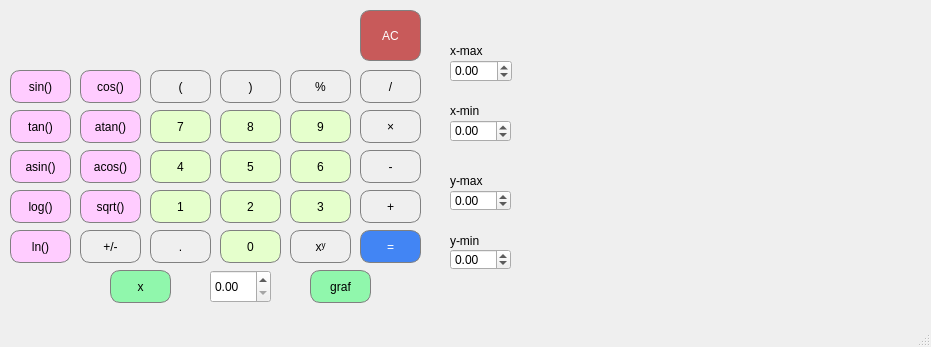
<?xml version="1.0" encoding="UTF-8"?>
<ui version="4.0">
 <class>MainWindow</class>
 <widget class="QMainWindow" name="MainWindow">
  <property name="enabled">
   <bool>true</bool>
  </property>
  <property name="geometry">
   <rect>
    <x>0</x>
    <y>0</y>
    <width>931</width>
    <height>347</height>
   </rect>
  </property>
  <property name="windowTitle">
   <string>MainWindow</string>
  </property>
  <widget class="QWidget" name="centralwidget">
   <widget class="QPushButton" name="pushButton_plus">
    <property name="geometry">
     <rect>
      <x>360</x>
      <y>190</y>
      <width>61</width>
      <height>33</height>
     </rect>
    </property>
    <property name="styleSheet">
     <string notr="true">QPushButton {
   border: 1px solid gray;
	border-radius: 10px;
}
QPushButton:pressed {
    background-color: qlineargradient(x1: 0, y1: 0, x2: 0, y2: 1,
                                      stop: 0 #dadbde, stop: 1 #f6f7fa);
}</string>
    </property>
    <property name="text">
     <string>+</string>
    </property>
   </widget>
   <widget class="QPushButton" name="bracket_close">
    <property name="geometry">
     <rect>
      <x>220</x>
      <y>70</y>
      <width>61</width>
      <height>33</height>
     </rect>
    </property>
    <property name="styleSheet">
     <string notr="true">QPushButton {
   border: 1px solid gray;
	border-radius: 10px;
}
QPushButton:pressed {
    background-color: qlineargradient(x1: 0, y1: 0, x2: 0, y2: 1,
                                      stop: 0 #dadbde, stop: 1 #f6f7fa);
}</string>
    </property>
    <property name="text">
     <string>)</string>
    </property>
   </widget>
   <widget class="QPushButton" name="pushButton_draw">
    <property name="geometry">
     <rect>
      <x>310</x>
      <y>270</y>
      <width>61</width>
      <height>33</height>
     </rect>
    </property>
    <property name="styleSheet">
     <string notr="true">QPushButton {
  color: black;
   border: 1px solid gray;
	border-radius: 10px;
   background-color: #90F7AC;
}
QPushButton:pressed {
    background-color: qlineargradient(x1: 0, y1: 0, x2: 0, y2: 1,
                                      stop: 0 #dadbde, stop: 1 #f6f7fa);
}</string>
    </property>
    <property name="text">
     <string>graf</string>
    </property>
   </widget>
   <widget class="QPushButton" name="pushButton_acos">
    <property name="geometry">
     <rect>
      <x>80</x>
      <y>150</y>
      <width>61</width>
      <height>33</height>
     </rect>
    </property>
    <property name="styleSheet">
     <string notr="true">QPushButton {
  color: black;
   border: 1px solid gray;
	border-radius: 10px;
   background-color: rgb(255, 204, 255);
}
QPushButton:pressed {
    background-color: qlineargradient(x1: 0, y1: 0, x2: 0, y2: 1,
                                      stop: 0 #dadbde, stop: 1 #f6f7fa);
}</string>
    </property>
    <property name="text">
     <string>acos()</string>
    </property>
   </widget>
   <widget class="QPushButton" name="pushButton_mod">
    <property name="geometry">
     <rect>
      <x>290</x>
      <y>70</y>
      <width>61</width>
      <height>33</height>
     </rect>
    </property>
    <property name="styleSheet">
     <string notr="true">QPushButton {
   border: 1px solid gray;
	border-radius: 10px;
}
QPushButton:pressed {
    background-color: qlineargradient(x1: 0, y1: 0, x2: 0, y2: 1,
                                      stop: 0 #dadbde, stop: 1 #f6f7fa);
}</string>
    </property>
    <property name="text">
     <string>%</string>
    </property>
   </widget>
   <widget class="QPushButton" name="pushButton_4">
    <property name="geometry">
     <rect>
      <x>150</x>
      <y>150</y>
      <width>61</width>
      <height>33</height>
     </rect>
    </property>
    <property name="styleSheet">
     <string notr="true">QPushButton {
  color: black;
   border: 1px solid gray;
   border-radius: 10px;
   background-color: rgb(229, 255, 204);
}
QPushButton:pressed {
    background-color: qlineargradient(x1: 0, y1: 0, x2: 0, y2: 1,
                                      stop: 0 #dadbde, stop: 1 #f6f7fa);
}</string>
    </property>
    <property name="text">
     <string>4</string>
    </property>
   </widget>
   <widget class="QPushButton" name="pushButton_sin">
    <property name="geometry">
     <rect>
      <x>10</x>
      <y>70</y>
      <width>61</width>
      <height>33</height>
     </rect>
    </property>
    <property name="styleSheet">
     <string notr="true">QPushButton {
  color: black;
   border: 1px solid gray;
	border-radius: 10px;
   background-color: rgb(255, 204, 255);
}
QPushButton:pressed {
    background-color: qlineargradient(x1: 0, y1: 0, x2: 0, y2: 1,
                                      stop: 0 #dadbde, stop: 1 #f6f7fa);
}</string>
    </property>
    <property name="text">
     <string>sin()</string>
    </property>
   </widget>
   <widget class="QPushButton" name="pushButton_5">
    <property name="geometry">
     <rect>
      <x>220</x>
      <y>150</y>
      <width>61</width>
      <height>33</height>
     </rect>
    </property>
    <property name="styleSheet">
     <string notr="true">QPushButton {
  color: black;
   border: 1px solid gray;
   border-radius: 10px;
   background-color: rgb(229, 255, 204);
}
QPushButton:pressed {
    background-color: qlineargradient(x1: 0, y1: 0, x2: 0, y2: 1,
                                      stop: 0 #dadbde, stop: 1 #f6f7fa);
}</string>
    </property>
    <property name="text">
     <string>5</string>
    </property>
   </widget>
   <widget class="QPushButton" name="pushButton_cos">
    <property name="geometry">
     <rect>
      <x>80</x>
      <y>70</y>
      <width>61</width>
      <height>33</height>
     </rect>
    </property>
    <property name="styleSheet">
     <string notr="true">QPushButton {
  color: black;
   border: 1px solid gray;
	border-radius: 10px;
   background-color: rgb(255, 204, 255);
}
QPushButton:pressed {
    background-color: qlineargradient(x1: 0, y1: 0, x2: 0, y2: 1,
                                      stop: 0 #dadbde, stop: 1 #f6f7fa);
}</string>
    </property>
    <property name="text">
     <string>cos()</string>
    </property>
   </widget>
   <widget class="QPushButton" name="pushButton_asin">
    <property name="geometry">
     <rect>
      <x>10</x>
      <y>150</y>
      <width>61</width>
      <height>33</height>
     </rect>
    </property>
    <property name="styleSheet">
     <string notr="true">QPushButton {
  color: black;
   border: 1px solid gray;
	border-radius: 10px;
   background-color: rgb(255, 204, 255);
}
QPushButton:pressed {
    background-color: qlineargradient(x1: 0, y1: 0, x2: 0, y2: 1,
                                      stop: 0 #dadbde, stop: 1 #f6f7fa);
}</string>
    </property>
    <property name="text">
     <string>asin()</string>
    </property>
   </widget>
   <widget class="QPushButton" name="pushButton_2">
    <property name="geometry">
     <rect>
      <x>220</x>
      <y>190</y>
      <width>61</width>
      <height>33</height>
     </rect>
    </property>
    <property name="styleSheet">
     <string notr="true">QPushButton {
  color: black;
   border: 1px solid gray;
   border-radius: 10px;
   background-color: rgb(229, 255, 204);
}
QPushButton:pressed {
    background-color: qlineargradient(x1: 0, y1: 0, x2: 0, y2: 1,
                                      stop: 0 #dadbde, stop: 1 #f6f7fa);
}</string>
    </property>
    <property name="text">
     <string>2</string>
    </property>
   </widget>
   <widget class="QPushButton" name="pushButton_log">
    <property name="geometry">
     <rect>
      <x>10</x>
      <y>190</y>
      <width>61</width>
      <height>33</height>
     </rect>
    </property>
    <property name="styleSheet">
     <string notr="true">QPushButton {
  color: black;
   border: 1px solid gray;
	border-radius: 10px;
   background-color: rgb(255, 204, 255);
}
QPushButton:pressed {
    background-color: qlineargradient(x1: 0, y1: 0, x2: 0, y2: 1,
                                      stop: 0 #dadbde, stop: 1 #f6f7fa);
}</string>
    </property>
    <property name="text">
     <string>log()</string>
    </property>
   </widget>
   <widget class="QPushButton" name="pushButton_0">
    <property name="geometry">
     <rect>
      <x>220</x>
      <y>230</y>
      <width>61</width>
      <height>33</height>
     </rect>
    </property>
    <property name="styleSheet">
     <string notr="true">QPushButton {
  color: black;
   border: 1px solid gray;
   border-radius: 10px;
   background-color: rgb(229, 255, 204);
}
QPushButton:pressed {
    background-color: qlineargradient(x1: 0, y1: 0, x2: 0, y2: 1,
                                      stop: 0 #dadbde, stop: 1 #f6f7fa);
}</string>
    </property>
    <property name="text">
     <string>0</string>
    </property>
   </widget>
   <widget class="QPushButton" name="pushButton_1">
    <property name="geometry">
     <rect>
      <x>150</x>
      <y>190</y>
      <width>61</width>
      <height>33</height>
     </rect>
    </property>
    <property name="styleSheet">
     <string notr="true">QPushButton {
  color: black;
   border: 1px solid gray;
   border-radius: 10px;
   background-color: rgb(229, 255, 204);
}
QPushButton:pressed {
    background-color: qlineargradient(x1: 0, y1: 0, x2: 0, y2: 1,
                                      stop: 0 #dadbde, stop: 1 #f6f7fa);
}</string>
    </property>
    <property name="text">
     <string>1</string>
    </property>
   </widget>
   <widget class="QPushButton" name="pushButton_ln">
    <property name="geometry">
     <rect>
      <x>10</x>
      <y>230</y>
      <width>61</width>
      <height>33</height>
     </rect>
    </property>
    <property name="styleSheet">
     <string notr="true">QPushButton {
  color: black;
   border: 1px solid gray;
	border-radius: 10px;
   background-color: rgb(255, 204, 255);
}
QPushButton:pressed {
    background-color: qlineargradient(x1: 0, y1: 0, x2: 0, y2: 1,
                                      stop: 0 #dadbde, stop: 1 #f6f7fa);
}</string>
    </property>
    <property name="text">
     <string>ln()</string>
    </property>
   </widget>
   <widget class="QPushButton" name="pushButton_9">
    <property name="geometry">
     <rect>
      <x>290</x>
      <y>110</y>
      <width>61</width>
      <height>33</height>
     </rect>
    </property>
    <property name="styleSheet">
     <string notr="true">QPushButton {
  color: black;
   border: 1px solid gray;
   border-radius: 10px;
   background-color: rgb(229, 255, 204);
}
QPushButton:pressed {
    background-color: qlineargradient(x1: 0, y1: 0, x2: 0, y2: 1,
                                      stop: 0 #dadbde, stop: 1 #f6f7fa);
}</string>
    </property>
    <property name="text">
     <string>9</string>
    </property>
   </widget>
   <widget class="QPushButton" name="pushButton_8">
    <property name="geometry">
     <rect>
      <x>220</x>
      <y>110</y>
      <width>61</width>
      <height>33</height>
     </rect>
    </property>
    <property name="styleSheet">
     <string notr="true">QPushButton {
  color: black;
   border: 1px solid gray;
   border-radius: 10px;
   background-color: rgb(229, 255, 204);
}
QPushButton:pressed {
    background-color: qlineargradient(x1: 0, y1: 0, x2: 0, y2: 1,
                                      stop: 0 #dadbde, stop: 1 #f6f7fa);
}</string>
    </property>
    <property name="text">
     <string>8</string>
    </property>
   </widget>
   <widget class="QPushButton" name="pushButton_minus">
    <property name="geometry">
     <rect>
      <x>360</x>
      <y>150</y>
      <width>61</width>
      <height>33</height>
     </rect>
    </property>
    <property name="styleSheet">
     <string notr="true">QPushButton {
   border: 1px solid gray;
	border-radius: 10px;
}
QPushButton:pressed {
    background-color: qlineargradient(x1: 0, y1: 0, x2: 0, y2: 1,
                                      stop: 0 #dadbde, stop: 1 #f6f7fa);
}</string>
    </property>
    <property name="text">
     <string>-</string>
    </property>
   </widget>
   <widget class="QPushButton" name="bracket_open">
    <property name="geometry">
     <rect>
      <x>150</x>
      <y>70</y>
      <width>61</width>
      <height>33</height>
     </rect>
    </property>
    <property name="styleSheet">
     <string notr="true">QPushButton {
   border: 1px solid gray;
	border-radius: 10px;
}
QPushButton:pressed {
    background-color: qlineargradient(x1: 0, y1: 0, x2: 0, y2: 1,
                                      stop: 0 #dadbde, stop: 1 #f6f7fa);
}</string>
    </property>
    <property name="text">
     <string>(</string>
    </property>
   </widget>
   <widget class="QPushButton" name="value_x">
    <property name="geometry">
     <rect>
      <x>110</x>
      <y>270</y>
      <width>61</width>
      <height>33</height>
     </rect>
    </property>
    <property name="styleSheet">
     <string notr="true">QPushButton {
   border: 1px solid gray;
	border-radius: 10px;
	background-color: #90F7AC;
}
QPushButton:pressed {
    background-color: qlineargradient(x1: 0, y1: 0, x2: 0, y2: 1,
                                      stop: 0 #dadbde, stop: 1 #f6f7fa);
}</string>
    </property>
    <property name="text">
     <string>x</string>
    </property>
   </widget>
   <widget class="QPushButton" name="pushButton_clear">
    <property name="geometry">
     <rect>
      <x>360</x>
      <y>10</y>
      <width>61</width>
      <height>51</height>
     </rect>
    </property>
    <property name="styleSheet">
     <string notr="true">QPushButton {
   border: 1px solid gray;
	border-radius: 10px;
   background-color: rgb(200, 90, 90);
  color: white;
}
QPushButton:pressed {
    background-color: qlineargradient(x1: 0, y1: 0, x2: 0, y2: 1,
                                      stop: 0 #dadbde, stop: 1 #f6f7fa);
}</string>
    </property>
    <property name="text">
     <string>AC</string>
    </property>
   </widget>
   <widget class="QPushButton" name="del">
    <property name="geometry">
     <rect>
      <x>360</x>
      <y>70</y>
      <width>61</width>
      <height>33</height>
     </rect>
    </property>
    <property name="styleSheet">
     <string notr="true">QPushButton {
   border: 1px solid gray;
	border-radius: 10px;
}
QPushButton:pressed {
    background-color: qlineargradient(x1: 0, y1: 0, x2: 0, y2: 1,
                                      stop: 0 #dadbde, stop: 1 #f6f7fa);
}</string>
    </property>
    <property name="text">
     <string>/</string>
    </property>
   </widget>
   <widget class="QPushButton" name="pushButton_tan">
    <property name="geometry">
     <rect>
      <x>10</x>
      <y>110</y>
      <width>61</width>
      <height>33</height>
     </rect>
    </property>
    <property name="styleSheet">
     <string notr="true">QPushButton {
  color: black;
   border: 1px solid gray;
	border-radius: 10px;
   background-color: rgb(255, 204, 255);
}
QPushButton:pressed {
    background-color: qlineargradient(x1: 0, y1: 0, x2: 0, y2: 1,
                                      stop: 0 #dadbde, stop: 1 #f6f7fa);
}</string>
    </property>
    <property name="text">
     <string>tan()</string>
    </property>
   </widget>
   <widget class="QPushButton" name="pushButton_dot">
    <property name="geometry">
     <rect>
      <x>150</x>
      <y>230</y>
      <width>61</width>
      <height>33</height>
     </rect>
    </property>
    <property name="styleSheet">
     <string notr="true">QPushButton {
   border: 1px solid gray;
	border-radius: 10px;
}
QPushButton:pressed {
    background-color: qlineargradient(x1: 0, y1: 0, x2: 0, y2: 1,
                                      stop: 0 #dadbde, stop: 1 #f6f7fa);
}</string>
    </property>
    <property name="text">
     <string>.</string>
    </property>
   </widget>
   <widget class="QLabel" name="res_label">
    <property name="geometry">
     <rect>
      <x>10</x>
      <y>10</y>
      <width>341</width>
      <height>51</height>
     </rect>
    </property>
    <property name="layoutDirection">
     <enum>Qt::RightToLeft</enum>
    </property>
    <property name="styleSheet">
     <string notr="true">QLabel {
  qproperty-alignment: 'AlignVCenter | AlignRight';
  border: 1px solid gray;
  border-radius: 10px;
}

background-color : white;</string>
    </property>
    <property name="text">
     <string/>
    </property>
    <property name="alignment">
     <set>Qt::AlignRight|Qt::AlignTrailing|Qt::AlignVCenter</set>
    </property>
    <property name="margin">
     <number>0</number>
    </property>
   </widget>
   <widget class="QPushButton" name="eq">
    <property name="geometry">
     <rect>
      <x>360</x>
      <y>230</y>
      <width>61</width>
      <height>33</height>
     </rect>
    </property>
    <property name="styleSheet">
     <string notr="true">QPushButton {
  background-color: #4285f4;
  border: 1px solid gray;
	border-radius: 10px;
  color: #fff;
}
QPushButton:pressed {
    background-color: qlineargradient(x1: 0, y1: 0, x2: 0, y2: 1,
                                      stop: 0 #dadbde, stop: 1 #f6f7fa);
}</string>
    </property>
    <property name="text">
     <string>=</string>
    </property>
   </widget>
   <widget class="QPushButton" name="pushButton_3">
    <property name="geometry">
     <rect>
      <x>290</x>
      <y>190</y>
      <width>61</width>
      <height>33</height>
     </rect>
    </property>
    <property name="styleSheet">
     <string notr="true">QPushButton {
  color: black;
   border: 1px solid gray;
   border-radius: 10px;
   background-color: rgb(229, 255, 204);
}
QPushButton:pressed {
    background-color: qlineargradient(x1: 0, y1: 0, x2: 0, y2: 1,
                                      stop: 0 #dadbde, stop: 1 #f6f7fa);
}</string>
    </property>
    <property name="text">
     <string>3</string>
    </property>
   </widget>
   <widget class="QPushButton" name="pushButton_minPlus">
    <property name="geometry">
     <rect>
      <x>80</x>
      <y>230</y>
      <width>61</width>
      <height>33</height>
     </rect>
    </property>
    <property name="styleSheet">
     <string notr="true">QPushButton {
   border: 1px solid gray;
	border-radius: 10px;
}
QPushButton:pressed {
    background-color: qlineargradient(x1: 0, y1: 0, x2: 0, y2: 1,
                                      stop: 0 #dadbde, stop: 1 #f6f7fa);
}</string>
    </property>
    <property name="text">
     <string>+/-</string>
    </property>
   </widget>
   <widget class="QDoubleSpinBox" name="xSpinBox">
    <property name="geometry">
     <rect>
      <x>210</x>
      <y>270</y>
      <width>61</width>
      <height>33</height>
     </rect>
    </property>
   </widget>
   <widget class="QPushButton" name="pushButton_6">
    <property name="geometry">
     <rect>
      <x>290</x>
      <y>150</y>
      <width>61</width>
      <height>33</height>
     </rect>
    </property>
    <property name="styleSheet">
     <string notr="true">QPushButton {
  color: black;
   border: 1px solid gray;
   border-radius: 10px;
   background-color: rgb(229, 255, 204);
}
QPushButton:pressed {
    background-color: qlineargradient(x1: 0, y1: 0, x2: 0, y2: 1,
                                      stop: 0 #dadbde, stop: 1 #f6f7fa);
}</string>
    </property>
    <property name="text">
     <string>6</string>
    </property>
   </widget>
   <widget class="QPushButton" name="pushButton_atan">
    <property name="geometry">
     <rect>
      <x>80</x>
      <y>110</y>
      <width>61</width>
      <height>33</height>
     </rect>
    </property>
    <property name="styleSheet">
     <string notr="true">QPushButton {
  color: black;
   border: 1px solid gray;
	border-radius: 10px;
   background-color: rgb(255, 204, 255);
}
QPushButton:pressed {
    background-color: qlineargradient(x1: 0, y1: 0, x2: 0, y2: 1,
                                      stop: 0 #dadbde, stop: 1 #f6f7fa);
}</string>
    </property>
    <property name="text">
     <string>atan()</string>
    </property>
   </widget>
   <widget class="QPushButton" name="pushButton_sqrt">
    <property name="geometry">
     <rect>
      <x>80</x>
      <y>190</y>
      <width>61</width>
      <height>33</height>
     </rect>
    </property>
    <property name="styleSheet">
     <string notr="true">QPushButton {
  color: black;
   border: 1px solid gray;
	border-radius: 10px;
   background-color: rgb(255, 204, 255);
}
QPushButton:pressed {
    background-color: qlineargradient(x1: 0, y1: 0, x2: 0, y2: 1,
                                      stop: 0 #dadbde, stop: 1 #f6f7fa);
}</string>
    </property>
    <property name="text">
     <string>sqrt()</string>
    </property>
   </widget>
   <widget class="QPushButton" name="pushButton_mult">
    <property name="geometry">
     <rect>
      <x>360</x>
      <y>110</y>
      <width>61</width>
      <height>33</height>
     </rect>
    </property>
    <property name="styleSheet">
     <string notr="true">QPushButton {
   border: 1px solid gray;
	border-radius: 10px;
}
QPushButton:pressed {
    background-color: qlineargradient(x1: 0, y1: 0, x2: 0, y2: 1,
                                      stop: 0 #dadbde, stop: 1 #f6f7fa);
}</string>
    </property>
    <property name="text">
     <string>×</string>
    </property>
   </widget>
   <widget class="QPushButton" name="pushButton_7">
    <property name="geometry">
     <rect>
      <x>150</x>
      <y>110</y>
      <width>61</width>
      <height>33</height>
     </rect>
    </property>
    <property name="styleSheet">
     <string notr="true">QPushButton {
  color: black;
   border: 1px solid gray;
   border-radius: 10px;
   background-color: rgb(229, 255, 204);
}
QPushButton:pressed {
    background-color: qlineargradient(x1: 0, y1: 0, x2: 0, y2: 1,
                                      stop: 0 #dadbde, stop: 1 #f6f7fa);
}</string>
    </property>
    <property name="text">
     <string>7</string>
    </property>
   </widget>
   <widget class="QPushButton" name="pow">
    <property name="geometry">
     <rect>
      <x>290</x>
      <y>230</y>
      <width>61</width>
      <height>33</height>
     </rect>
    </property>
    <property name="styleSheet">
     <string notr="true">QPushButton {
   border: 1px solid gray;
	border-radius: 10px;
}
QPushButton:pressed {
    background-color: qlineargradient(x1: 0, y1: 0, x2: 0, y2: 1,
                                      stop: 0 #dadbde, stop: 1 #f6f7fa);
}</string>
    </property>
    <property name="text">
     <string>xʸ</string>
    </property>
   </widget>
   <widget class="QLabel" name="label">
    <property name="geometry">
     <rect>
      <x>450</x>
      <y>100</y>
      <width>58</width>
      <height>21</height>
     </rect>
    </property>
    <property name="styleSheet">
     <string notr="true">QLabel {
	color: black;
}</string>
    </property>
    <property name="text">
     <string>x-min</string>
    </property>
   </widget>
   <widget class="QDoubleSpinBox" name="yMin">
    <property name="enabled">
     <bool>true</bool>
    </property>
    <property name="geometry">
     <rect>
      <x>450</x>
      <y>249</y>
      <width>61</width>
      <height>21</height>
     </rect>
    </property>
    <property name="minimum">
     <double>-1000000.000000000000000</double>
    </property>
   </widget>
   <widget class="QDoubleSpinBox" name="xMin">
    <property name="geometry">
     <rect>
      <x>450</x>
      <y>120</y>
      <width>61</width>
      <height>22</height>
     </rect>
    </property>
    <property name="minimum">
     <double>-1000000.000000000000000</double>
    </property>
    <property name="maximum">
     <double>1000000.000000000000000</double>
    </property>
   </widget>
   <widget class="QLabel" name="label_4">
    <property name="geometry">
     <rect>
      <x>450</x>
      <y>170</y>
      <width>58</width>
      <height>21</height>
     </rect>
    </property>
    <property name="styleSheet">
     <string notr="true">QLabel {
	color: black;
}</string>
    </property>
    <property name="text">
     <string>y-max</string>
    </property>
   </widget>
   <widget class="QDoubleSpinBox" name="xMax">
    <property name="geometry">
     <rect>
      <x>450</x>
      <y>60</y>
      <width>62</width>
      <height>22</height>
     </rect>
    </property>
    <property name="minimum">
     <double>-1000000.000000000000000</double>
    </property>
   </widget>
   <widget class="QLabel" name="label_2">
    <property name="geometry">
     <rect>
      <x>450</x>
      <y>40</y>
      <width>58</width>
      <height>21</height>
     </rect>
    </property>
    <property name="styleSheet">
     <string notr="true">QLabel {
	color: black;
}</string>
    </property>
    <property name="text">
     <string>x-max</string>
    </property>
   </widget>
   <widget class="QDoubleSpinBox" name="yMax">
    <property name="geometry">
     <rect>
      <x>450</x>
      <y>190</y>
      <width>61</width>
      <height>21</height>
     </rect>
    </property>
    <property name="minimum">
     <double>-1000000.000000000000000</double>
    </property>
   </widget>
   <widget class="QLabel" name="drawing_field">
    <property name="geometry">
     <rect>
      <x>530</x>
      <y>20</y>
      <width>381</width>
      <height>281</height>
     </rect>
    </property>
    <property name="styleSheet">
     <string notr="true"/>
    </property>
    <property name="text">
     <string/>
    </property>
   </widget>
   <widget class="QLabel" name="label_3">
    <property name="geometry">
     <rect>
      <x>450</x>
      <y>230</y>
      <width>58</width>
      <height>21</height>
     </rect>
    </property>
    <property name="styleSheet">
     <string notr="true">QLabel {
	color: black;
}</string>
    </property>
    <property name="text">
     <string>y-min</string>
    </property>
   </widget>
  </widget>
  <widget class="QStatusBar" name="statusbar"/>
 </widget>
 <resources/>
 <connections/>
</ui>
